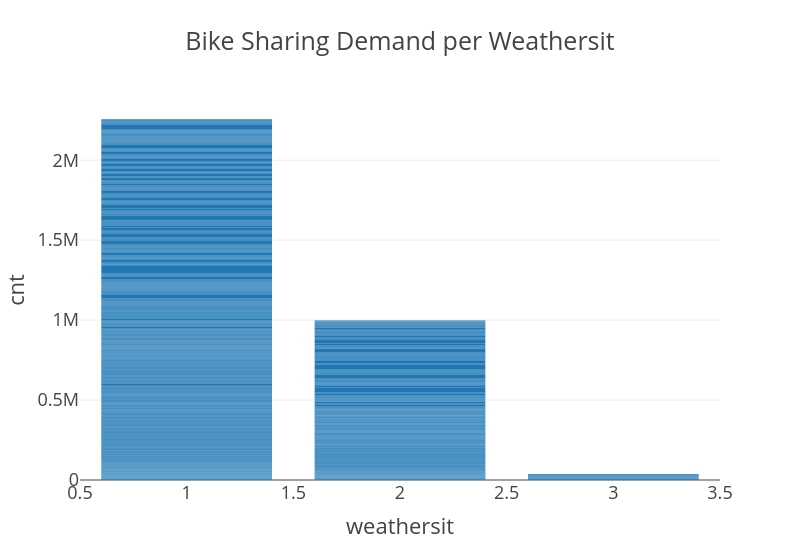

Source (notebook cell):
### Code cell
# Cnt per weathersit
fig = px.bar(df, x='weathersit', y='cnt', title='Bike Sharing Demand per Weathersit', width=800)
fig.show()

### Figure 1 — Plotly figure (JSON) as saved in the notebook; plotly's stock layout.template omitted (floating-point values rounded to 4 significant figures; data arrays with more than 128 entries replaced by an {"elided": "..."} marker saying what was removed)
{"data": [{"alignmentgroup": "True", "hovertemplate": "weathersit=%{x}<br>cnt=%{y}<extra></extra>", "legendgroup": "", "marker": {"color": "#1F77B4", "pattern": {"shape": ""}}, "name": "", "offsetgroup": "", "orientation": "v", "showlegend": false, "textposition": "auto", "type": "bar", "x": {"elided": "731 int values"}, "xaxis": "x", "y": {"elided": "731 int values"}, "yaxis": "y"}], "layout": {"barmode": "relative", "legend": {"tracegroupgap": 0}, "title": {"text": "Bike Sharing Demand per Weathersit"}, "width": 800, "xaxis": {"anchor": "y", "domain": [0, 1], "title": {"text": "weathersit"}}, "yaxis": {"anchor": "x", "domain": [0, 1], "title": {"text": "cnt"}}}}
